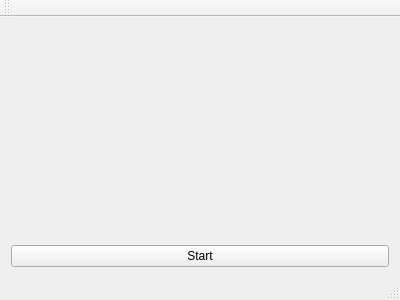
<?xml version="1.0" encoding="UTF-8"?>
<ui version="4.0">
 <class>MainWindow</class>
 <widget class="QMainWindow" name="MainWindow">
  <property name="geometry">
   <rect>
    <x>0</x>
    <y>0</y>
    <width>400</width>
    <height>300</height>
   </rect>
  </property>
  <property name="windowTitle">
   <string>MainWindow</string>
  </property>
  <widget class="QWidget" name="centralWidget">
   <layout class="QVBoxLayout" name="verticalLayout">
    <item>
     <widget class="QLabel" name="imagePanel">
      <property name="text">
       <string/>
      </property>
     </widget>
    </item>
    <item>
     <widget class="QPushButton" name="pushButton">
      <property name="text">
       <string>Start</string>
      </property>
     </widget>
    </item>
   </layout>
  </widget>
  <widget class="QMenuBar" name="menuBar">
   <property name="geometry">
    <rect>
     <x>0</x>
     <y>0</y>
     <width>400</width>
     <height>25</height>
    </rect>
   </property>
  </widget>
  <widget class="QToolBar" name="mainToolBar">
   <attribute name="toolBarArea">
    <enum>TopToolBarArea</enum>
   </attribute>
   <attribute name="toolBarBreak">
    <bool>false</bool>
   </attribute>
  </widget>
  <widget class="QStatusBar" name="statusBar"/>
 </widget>
 <layoutdefault spacing="6" margin="11"/>
 <resources/>
 <connections/>
</ui>
